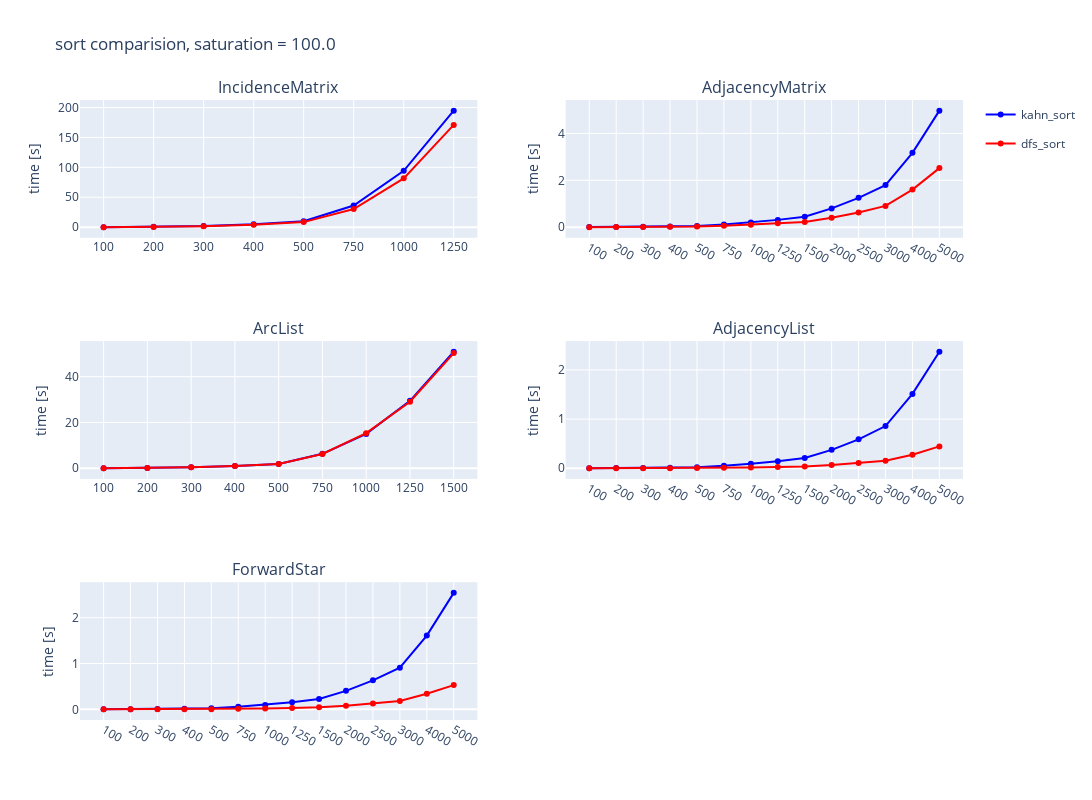
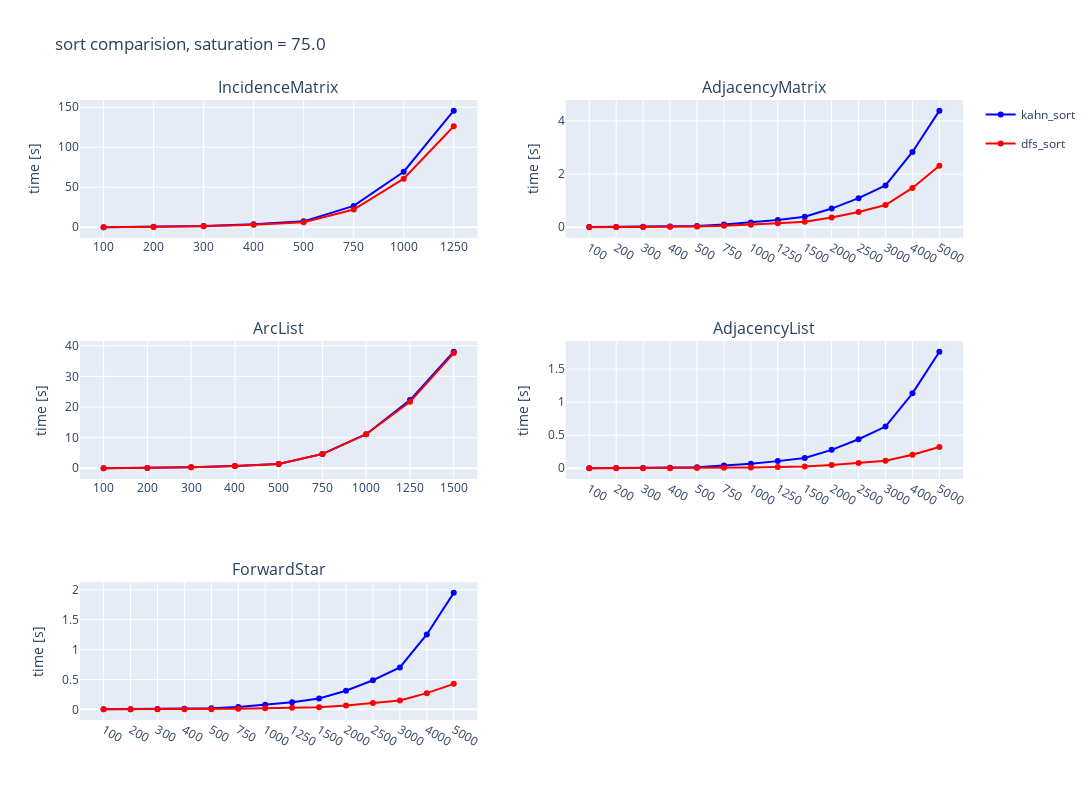
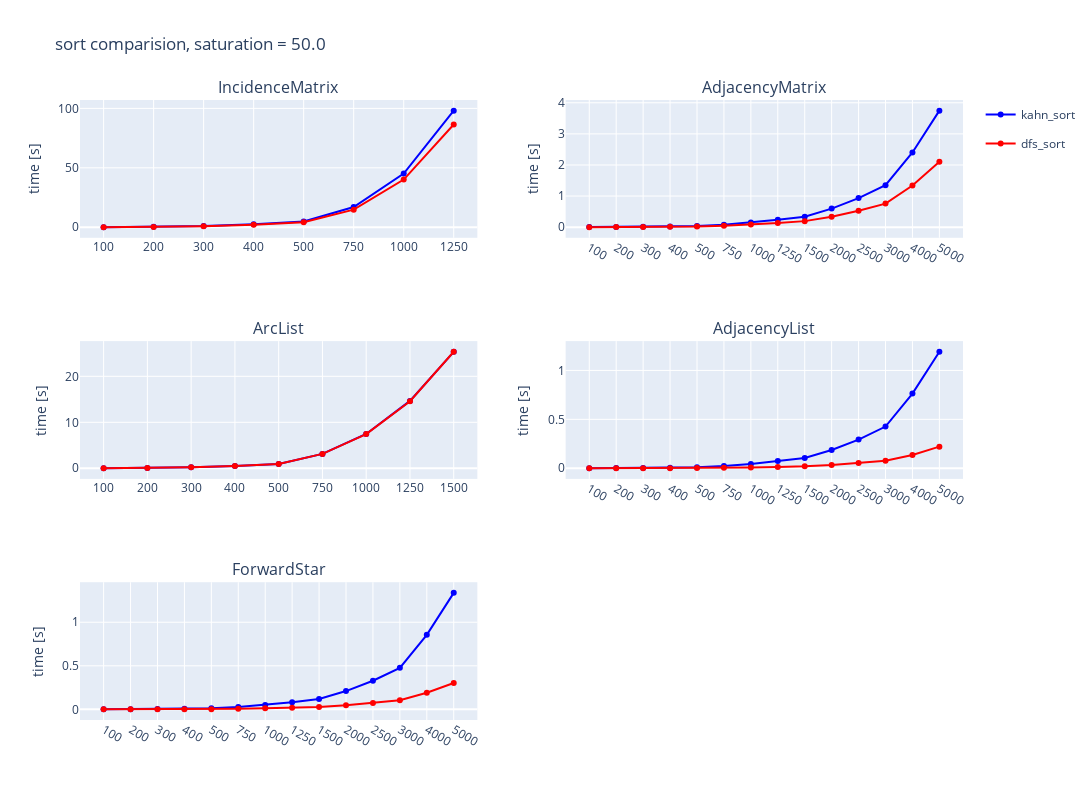
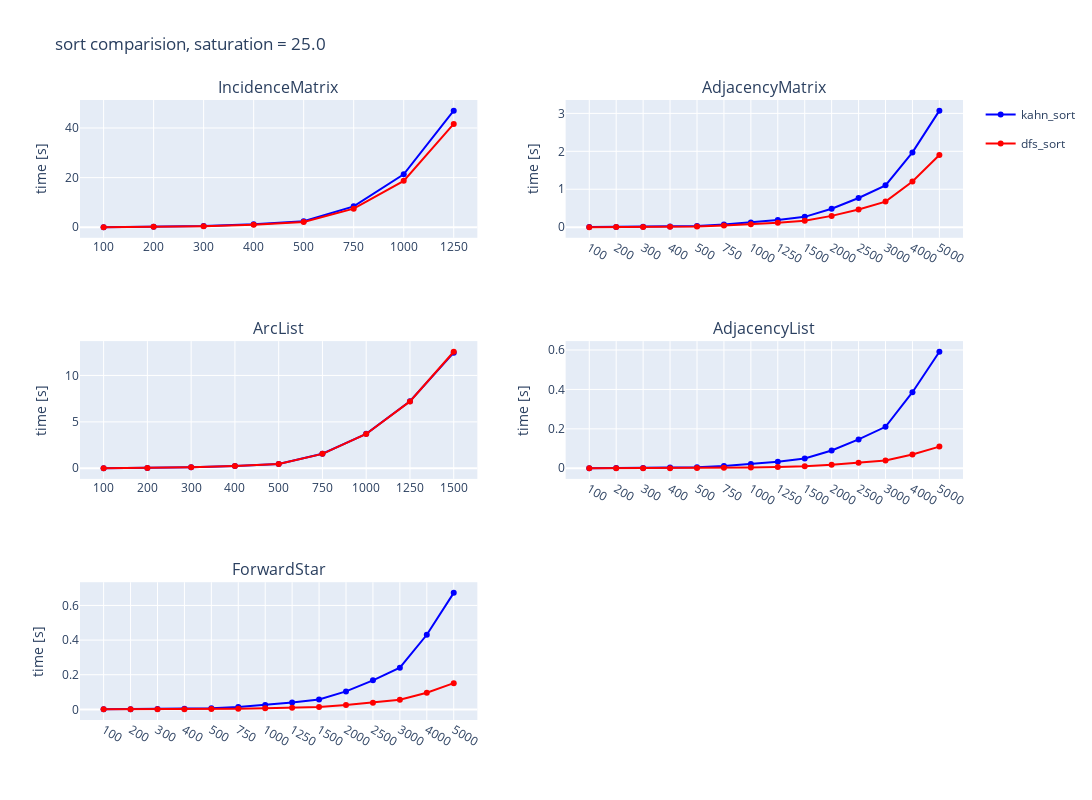

The cell these charts' notebook holds for them, in order:
### Markdown cell above
### Compared topological sorts:

1. Inspired by Kahn algorithm:
    - First we count for each node the number of predecessors
    - We initalize an output list, a number of visited nodes as 0, and a queue containing all vertices that do not have any predecessors
    - While our queue is not empty:
        - Increment visited nodes by one
        - Remove a vertice from queue and add it to the output
        - For each successor of dequeued node:
            - Decrease their number of predecessors by one
            - If the number is now 0 add it to the queue
    - If the number of visisted nodes is diffrent than the number of all nodes it is not possible to sort this graph and an error or message should be returned
    - Otherwise return out output list
2. Making use of DFS (graph coloring):
    - Our code used recursion for this
    - First we initialize a stack as our output and a set for visited nodes
    - Now we iterate over every node:
        - If it was not visited already we call our helper function dfs
    - At the end we return out stack as a list (stack was used for fast pushing new values on the left)

    - Our helper dfs function:
        - It takes the graph, the current node, the set of visited nodes, and the output stack as arguments
        - It adds the node to the visited set
        - For each successors of the node if that successor was not visited it calls dfs again
        - At the end the current node is pushed to the left of the stack

### Code cell
# sort comparision

### Figure 1 — Plotly figure (JSON) as saved in the notebook; plotly's stock layout.template omitted (floating-point values rounded to 4 significant figures)
{"data": [{"legendgroup": "kahn_sort", "marker": {"color": "blue"}, "name": "kahn_sort", "showlegend": true, "text": ["0.072", "0.566", "1.926", "4.84", "9.785", "36.257", "94.156", "194.784"], "type": "scatter", "x": ["100", "200", "300", "400", "500", "750", "1000", "1250"], "xaxis": "x", "y": [0.07161, 0.5664, 1.926, 4.84, 9.785, 36.26, 94.16, 194.8], "yaxis": "y"}, {"legendgroup": "dfs_sort", "marker": {"color": "red"}, "name": "dfs_sort", "showlegend": true, "text": ["0.06", "0.483", "1.637", "4.196", "8.475", "30.302", "81.574", "170.875"], "type": "scatter", "x": ["100", "200", "300", "400", "500", "750", "1000", "1250"], "xaxis": "x", "y": [0.06009, 0.4828, 1.637, 4.196, 8.475, 30.3, 81.57, 170.9], "yaxis": "y"}, {"legendgroup": "kahn_sort", "marker": {"color": "blue"}, "name": "kahn_sort", "showlegend": false, "text": ["0.002", "0.007", "0.016", "0.03", "0.048", "0.11", "0.199", "0.311", "0.447", "0.8", "1.25", "1.794", "3.173", "4.973"], "type": "scatter", "x": ["100", "200", "300", "400", "500", "750", "1000", "1250", "1500", "2000", "2500", "3000", "4000", "5000"], "xaxis": "x2", "y": [0.001972, 0.007161, 0.01643, 0.03013, 0.04807, 0.1101, 0.1986, 0.3105, 0.4469, 0.7996, 1.25, 1.794, 3.173, 4.973], "yaxis": "y2"}, {"legendgroup": "dfs_sort", "marker": {"color": "red"}, "name": "dfs_sort", "showlegend": false, "text": ["0.001", "0.004", "0.009", "0.016", "0.024", "0.056", "0.1", "0.163", "0.226", "0.4", "0.629", "0.908", "1.603", "2.52"], "type": "scatter", "x": ["100", "200", "300", "400", "500", "750", "1000", "1250", "1500", "2000", "2500", "3000", "4000", "5000"], "xaxis": "x2", "y": [0.0009658, 0.003859, 0.008517, 0.01566, 0.02444, 0.05633, 0.09969, 0.1635, 0.2256, 0.3996, 0.6291, 0.9075, 1.603, 2.52], "yaxis": "y2"}, {"legendgroup": "kahn_sort", "marker": {"color": "blue"}, "name": "kahn_sort", "showlegend": false, "text": ["0.016", "0.121", "0.405", "0.959", "1.882", "6.32", "15.004", "29.435", "50.873"], "type": "scatter", "x": ["100", "200", "300", "400", "500", "750", "1000", "1250", "1500"], "xaxis": "x3", "y": [0.01555, 0.1212, 0.4051, 0.959, 1.882, 6.32, 15.0, 29.44, 50.87], "yaxis": "y3"}, {"legendgroup": "dfs_sort", "marker": {"color": "red"}, "name": "dfs_sort", "showlegend": false, "text": ["0.015", "0.12", "0.446", "0.969", "1.845", "6.252", "15.328", "29.053", "50.302"], "type": "scatter", "x": ["100", "200", "300", "400", "500", "750", "1000", "1250", "1500"], "xaxis": "x3", "y": [0.01505, 0.1197, 0.4457, 0.9687, 1.845, 6.252, 15.33, 29.05, 50.3], "yaxis": "y3"}, {"legendgroup": "kahn_sort", "marker": {"color": "blue"}, "name": "kahn_sort", "showlegend": false, "text": ["0.001", "0.003", "0.007", "0.013", "0.021", "0.053", "0.091", "0.145", "0.209", "0.375", "0.588", "0.858", "1.513", "2.37"], "type": "scatter", "x": ["100", "200", "300", "400", "500", "750", "1000", "1250", "1500", "2000", "2500", "3000", "4000", "5000"], "xaxis": "x4", "y": [0.0007148, 0.002931, 0.006534, 0.01272, 0.02076, 0.05289, 0.09069, 0.145, 0.2095, 0.3747, 0.5881, 0.8581, 1.513, 2.37], "yaxis": "y4"}, {"legendgroup": "dfs_sort", "marker": {"color": "red"}, "name": "dfs_sort", "showlegend": false, "text": ["0.0", "0.001", "0.001", "0.002", "0.004", "0.009", "0.016", "0.025", "0.037", "0.067", "0.107", "0.151", "0.274", "0.445"], "type": "scatter", "x": ["100", "200", "300", "400", "500", "750", "1000", "1250", "1500", "2000", "2500", "3000", "4000", "5000"], "xaxis": "x4", "y": [0.0001688, 0.0005429, 0.001339, 0.002316, 0.003749, 0.008947, 0.01599, 0.02545, 0.03713, 0.06661, 0.1071, 0.1515, 0.2739, 0.445], "yaxis": "y4"}, {"legendgroup": "kahn_sort", "marker": {"color": "blue"}, "name": "kahn_sort", "showlegend": false, "text": ["0.001", "0.003", "0.007", "0.014", "0.023", "0.056", "0.098", "0.155", "0.225", "0.404", "0.633", "0.91", "1.61", "2.541"], "type": "scatter", "x": ["100", "200", "300", "400", "500", "750", "1000", "1250", "1500", "2000", "2500", "3000", "4000", "5000"], "xaxis": "x5", "y": [0.0007939, 0.003231, 0.007089, 0.01396, 0.0228, 0.05551, 0.0976, 0.1551, 0.2246, 0.4038, 0.6329, 0.9098, 1.61, 2.541], "yaxis": "y5"}, {"legendgroup": "dfs_sort", "marker": {"color": "red"}, "name": "dfs_sort", "showlegend": false, "text": ["0.0", "0.001", "0.002", "0.003", "0.005", "0.011", "0.02", "0.031", "0.044", "0.082", "0.129", "0.182", "0.339", "0.529"], "type": "scatter", "x": ["100", "200", "300", "400", "500", "750", "1000", "1250", "1500", "2000", "2500", "3000", "4000", "5000"], "xaxis": "x5", "y": [0.0002029, 0.000747, 0.001646, 0.002855, 0.004647, 0.01112, 0.02008, 0.03056, 0.04425, 0.08153, 0.1294, 0.1823, 0.3391, 0.5294], "yaxis": "y5"}], "layout": {"annotations": [{"font": {"size": 16}, "showarrow": false, "text": "IncidenceMatrix", "x": 0.225, "xanchor": "center", "xref": "paper", "y": 1, "yanchor": "bottom", "yref": "paper"}, {"font": {"size": 16}, "showarrow": false, "text": "AdjacencyMatrix", "x": 0.775, "xanchor": "center", "xref": "paper", "y": 1, "yanchor": "bottom", "yref": "paper"}, {"font": {"size": 16}, "showarrow": false, "text": "ArcList", "x": 0.225, "xanchor": "center", "xref": "paper", "y": 0.6111, "yanchor": "bottom", "yref": "paper"}, {"font": {"size": 16}, "showarrow": false, "text": "AdjacencyList", "x": 0.775, "xanchor": "center", "xref": "paper", "y": 0.6111, "yanchor": "bottom", "yref": "paper"}, {"font": {"size": 16}, "showarrow": false, "text": "ForwardStar", "x": 0.225, "xanchor": "center", "xref": "paper", "y": 0.2222, "yanchor": "bottom", "yref": "paper"}], "height": 800, "title": {"text": "sort comparision, saturation = 100.0"}, "width": 1200, "xaxis": {"anchor": "y", "domain": [0, 0.45]}, "xaxis2": {"anchor": "y2", "domain": [0.55, 1]}, "xaxis3": {"anchor": "y3", "domain": [0, 0.45]}, "xaxis4": {"anchor": "y4", "domain": [0.55, 1]}, "xaxis5": {"anchor": "y5", "domain": [0, 0.45]}, "xaxis6": {"anchor": "y6", "domain": [0.55, 1]}, "yaxis": {"anchor": "x", "domain": [0.7778, 1], "title": {"text": "time [s]"}}, "yaxis2": {"anchor": "x2", "domain": [0.7778, 1], "title": {"text": "time [s]"}}, "yaxis3": {"anchor": "x3", "domain": [0.3889, 0.6111], "title": {"text": "time [s]"}}, "yaxis4": {"anchor": "x4", "domain": [0.3889, 0.6111], "title": {"text": "time [s]"}}, "yaxis5": {"anchor": "x5", "domain": [0, 0.2222], "title": {"text": "time [s]"}}, "yaxis6": {"anchor": "x6", "domain": [0, 0.2222]}}}

### Figure 2 — Plotly figure (JSON) as saved in the notebook; plotly's stock layout.template omitted (floating-point values rounded to 4 significant figures)
{"data": [{"legendgroup": "kahn_sort", "marker": {"color": "blue"}, "name": "kahn_sort", "showlegend": true, "text": ["0.055", "0.446", "1.474", "3.693", "7.269", "26.545", "69.365", "145.751"], "type": "scatter", "x": ["100", "200", "300", "400", "500", "750", "1000", "1250"], "xaxis": "x", "y": [0.05456, 0.4459, 1.474, 3.693, 7.269, 26.55, 69.36, 145.8], "yaxis": "y"}, {"legendgroup": "dfs_sort", "marker": {"color": "red"}, "name": "dfs_sort", "showlegend": true, "text": ["0.044", "0.357", "1.212", "3.1", "6.193", "22.069", "60.636", "126.208"], "type": "scatter", "x": ["100", "200", "300", "400", "500", "750", "1000", "1250"], "xaxis": "x", "y": [0.0439, 0.357, 1.212, 3.1, 6.193, 22.07, 60.64, 126.2], "yaxis": "y"}, {"legendgroup": "kahn_sort", "marker": {"color": "blue"}, "name": "kahn_sort", "showlegend": false, "text": ["0.002", "0.006", "0.015", "0.027", "0.041", "0.096", "0.174", "0.272", "0.393", "0.7", "1.092", "1.569", "2.831", "4.386"], "type": "scatter", "x": ["100", "200", "300", "400", "500", "750", "1000", "1250", "1500", "2000", "2500", "3000", "4000", "5000"], "xaxis": "x2", "y": [0.001627, 0.00643, 0.01482, 0.02652, 0.04139, 0.09639, 0.1735, 0.2717, 0.3932, 0.6999, 1.092, 1.569, 2.831, 4.386], "yaxis": "y2"}, {"legendgroup": "dfs_sort", "marker": {"color": "red"}, "name": "dfs_sort", "showlegend": false, "text": ["0.001", "0.003", "0.008", "0.015", "0.022", "0.052", "0.092", "0.149", "0.206", "0.367", "0.573", "0.833", "1.476", "2.313"], "type": "scatter", "x": ["100", "200", "300", "400", "500", "750", "1000", "1250", "1500", "2000", "2500", "3000", "4000", "5000"], "xaxis": "x2", "y": [0.0008819, 0.003471, 0.00805, 0.01453, 0.02229, 0.05152, 0.092, 0.1487, 0.2062, 0.3667, 0.5733, 0.8329, 1.476, 2.313], "yaxis": "y2"}, {"legendgroup": "kahn_sort", "marker": {"color": "blue"}, "name": "kahn_sort", "showlegend": false, "text": ["0.012", "0.091", "0.305", "0.739", "1.383", "4.701", "11.127", "22.259", "38.034"], "type": "scatter", "x": ["100", "200", "300", "400", "500", "750", "1000", "1250", "1500"], "xaxis": "x3", "y": [0.01207, 0.09122, 0.3051, 0.7393, 1.383, 4.701, 11.13, 22.26, 38.03], "yaxis": "y3"}, {"legendgroup": "dfs_sort", "marker": {"color": "red"}, "name": "dfs_sort", "showlegend": false, "text": ["0.011", "0.089", "0.298", "0.709", "1.372", "4.644", "11.108", "21.676", "37.601"], "type": "scatter", "x": ["100", "200", "300", "400", "500", "750", "1000", "1250", "1500"], "xaxis": "x3", "y": [0.0112, 0.08891, 0.2983, 0.7086, 1.372, 4.644, 11.11, 21.68, 37.6], "yaxis": "y3"}, {"legendgroup": "kahn_sort", "marker": {"color": "blue"}, "name": "kahn_sort", "showlegend": false, "text": ["0.001", "0.002", "0.005", "0.009", "0.015", "0.041", "0.068", "0.108", "0.155", "0.278", "0.439", "0.631", "1.133", "1.763"], "type": "scatter", "x": ["100", "200", "300", "400", "500", "750", "1000", "1250", "1500", "2000", "2500", "3000", "4000", "5000"], "xaxis": "x4", "y": [0.0005572, 0.002124, 0.004973, 0.009261, 0.01509, 0.04083, 0.06783, 0.1081, 0.1554, 0.2783, 0.4388, 0.6313, 1.133, 1.763], "yaxis": "y4"}, {"legendgroup": "dfs_sort", "marker": {"color": "red"}, "name": "dfs_sort", "showlegend": false, "text": ["0.0", "0.0", "0.001", "0.002", "0.003", "0.007", "0.012", "0.019", "0.028", "0.05", "0.079", "0.113", "0.204", "0.323"], "type": "scatter", "x": ["100", "200", "300", "400", "500", "750", "1000", "1250", "1500", "2000", "2500", "3000", "4000", "5000"], "xaxis": "x4", "y": [0.0001259, 0.0004282, 0.0009651, 0.001771, 0.00286, 0.006641, 0.01238, 0.0191, 0.02754, 0.04985, 0.07872, 0.1131, 0.2037, 0.3227], "yaxis": "y4"}, {"legendgroup": "kahn_sort", "marker": {"color": "blue"}, "name": "kahn_sort", "showlegend": false, "text": ["0.001", "0.002", "0.006", "0.011", "0.017", "0.041", "0.079", "0.12", "0.181", "0.311", "0.487", "0.7", "1.253", "1.949"], "type": "scatter", "x": ["100", "200", "300", "400", "500", "750", "1000", "1250", "1500", "2000", "2500", "3000", "4000", "5000"], "xaxis": "x5", "y": [0.0006464, 0.00246, 0.005712, 0.01067, 0.01696, 0.04124, 0.07911, 0.1204, 0.1811, 0.311, 0.4871, 0.7002, 1.253, 1.949], "yaxis": "y5"}, {"legendgroup": "dfs_sort", "marker": {"color": "red"}, "name": "dfs_sort", "showlegend": false, "text": ["0.0", "0.001", "0.001", "0.002", "0.004", "0.009", "0.017", "0.026", "0.037", "0.066", "0.106", "0.15", "0.271", "0.427"], "type": "scatter", "x": ["100", "200", "300", "400", "500", "750", "1000", "1250", "1500", "2000", "2500", "3000", "4000", "5000"], "xaxis": "x5", "y": [0.0001769, 0.0006101, 0.00135, 0.002446, 0.003903, 0.009191, 0.01682, 0.02553, 0.03687, 0.06633, 0.1062, 0.1498, 0.2715, 0.4272], "yaxis": "y5"}], "layout": {"annotations": [{"font": {"size": 16}, "showarrow": false, "text": "IncidenceMatrix", "x": 0.225, "xanchor": "center", "xref": "paper", "y": 1, "yanchor": "bottom", "yref": "paper"}, {"font": {"size": 16}, "showarrow": false, "text": "AdjacencyMatrix", "x": 0.775, "xanchor": "center", "xref": "paper", "y": 1, "yanchor": "bottom", "yref": "paper"}, {"font": {"size": 16}, "showarrow": false, "text": "ArcList", "x": 0.225, "xanchor": "center", "xref": "paper", "y": 0.6111, "yanchor": "bottom", "yref": "paper"}, {"font": {"size": 16}, "showarrow": false, "text": "AdjacencyList", "x": 0.775, "xanchor": "center", "xref": "paper", "y": 0.6111, "yanchor": "bottom", "yref": "paper"}, {"font": {"size": 16}, "showarrow": false, "text": "ForwardStar", "x": 0.225, "xanchor": "center", "xref": "paper", "y": 0.2222, "yanchor": "bottom", "yref": "paper"}], "height": 800, "title": {"text": "sort comparision, saturation = 75.0"}, "width": 1200, "xaxis": {"anchor": "y", "domain": [0, 0.45]}, "xaxis2": {"anchor": "y2", "domain": [0.55, 1]}, "xaxis3": {"anchor": "y3", "domain": [0, 0.45]}, "xaxis4": {"anchor": "y4", "domain": [0.55, 1]}, "xaxis5": {"anchor": "y5", "domain": [0, 0.45]}, "xaxis6": {"anchor": "y6", "domain": [0.55, 1]}, "yaxis": {"anchor": "x", "domain": [0.7778, 1], "title": {"text": "time [s]"}}, "yaxis2": {"anchor": "x2", "domain": [0.7778, 1], "title": {"text": "time [s]"}}, "yaxis3": {"anchor": "x3", "domain": [0.3889, 0.6111], "title": {"text": "time [s]"}}, "yaxis4": {"anchor": "x4", "domain": [0.3889, 0.6111], "title": {"text": "time [s]"}}, "yaxis5": {"anchor": "x5", "domain": [0, 0.2222], "title": {"text": "time [s]"}}, "yaxis6": {"anchor": "x6", "domain": [0, 0.2222]}}}

### Figure 3 — Plotly figure (JSON) as saved in the notebook; plotly's stock layout.template omitted (floating-point values rounded to 4 significant figures)
{"data": [{"legendgroup": "kahn_sort", "marker": {"color": "blue"}, "name": "kahn_sort", "showlegend": true, "text": ["0.035", "0.279", "0.98", "2.447", "4.829", "16.915", "45.157", "98.116"], "type": "scatter", "x": ["100", "200", "300", "400", "500", "750", "1000", "1250"], "xaxis": "x", "y": [0.035, 0.2787, 0.9798, 2.447, 4.829, 16.91, 45.16, 98.12], "yaxis": "y"}, {"legendgroup": "dfs_sort", "marker": {"color": "red"}, "name": "dfs_sort", "showlegend": true, "text": ["0.03", "0.238", "0.844", "2.054", "4.126", "14.77", "40.066", "86.461"], "type": "scatter", "x": ["100", "200", "300", "400", "500", "750", "1000", "1250"], "xaxis": "x", "y": [0.02959, 0.2384, 0.8443, 2.054, 4.126, 14.77, 40.07, 86.46], "yaxis": "y"}, {"legendgroup": "kahn_sort", "marker": {"color": "blue"}, "name": "kahn_sort", "showlegend": false, "text": ["0.001", "0.006", "0.012", "0.023", "0.036", "0.081", "0.147", "0.236", "0.336", "0.597", "0.935", "1.351", "2.401", "3.747"], "type": "scatter", "x": ["100", "200", "300", "400", "500", "750", "1000", "1250", "1500", "2000", "2500", "3000", "4000", "5000"], "xaxis": "x2", "y": [0.001421, 0.005515, 0.01246, 0.0229, 0.03596, 0.08148, 0.1467, 0.2359, 0.3355, 0.5966, 0.9348, 1.351, 2.401, 3.747], "yaxis": "y2"}, {"legendgroup": "dfs_sort", "marker": {"color": "red"}, "name": "dfs_sort", "showlegend": false, "text": ["0.001", "0.003", "0.007", "0.013", "0.021", "0.047", "0.084", "0.131", "0.194", "0.337", "0.527", "0.757", "1.341", "2.1"], "type": "scatter", "x": ["100", "200", "300", "400", "500", "750", "1000", "1250", "1500", "2000", "2500", "3000", "4000", "5000"], "xaxis": "x2", "y": [0.0008211, 0.003127, 0.007119, 0.01304, 0.0212, 0.04679, 0.08388, 0.1311, 0.1941, 0.3367, 0.5268, 0.7575, 1.341, 2.1], "yaxis": "y2"}, {"legendgroup": "kahn_sort", "marker": {"color": "blue"}, "name": "kahn_sort", "showlegend": false, "text": ["0.008", "0.061", "0.225", "0.485", "0.948", "3.127", "7.466", "14.65", "25.318"], "type": "scatter", "x": ["100", "200", "300", "400", "500", "750", "1000", "1250", "1500"], "xaxis": "x3", "y": [0.007749, 0.061, 0.2251, 0.4846, 0.9483, 3.127, 7.466, 14.65, 25.32], "yaxis": "y3"}, {"legendgroup": "dfs_sort", "marker": {"color": "red"}, "name": "dfs_sort", "showlegend": false, "text": ["0.008", "0.061", "0.202", "0.478", "0.922", "3.127", "7.447", "14.582", "25.344"], "type": "scatter", "x": ["100", "200", "300", "400", "500", "750", "1000", "1250", "1500"], "xaxis": "x3", "y": [0.007653, 0.06133, 0.2017, 0.4785, 0.9221, 3.127, 7.447, 14.58, 25.34], "yaxis": "y3"}, {"legendgroup": "kahn_sort", "marker": {"color": "blue"}, "name": "kahn_sort", "showlegend": false, "text": ["0.0", "0.001", "0.004", "0.006", "0.01", "0.023", "0.044", "0.074", "0.104", "0.186", "0.293", "0.426", "0.763", "1.191"], "type": "scatter", "x": ["100", "200", "300", "400", "500", "750", "1000", "1250", "1500", "2000", "2500", "3000", "4000", "5000"], "xaxis": "x4", "y": [0.0003898, 0.001448, 0.003879, 0.006295, 0.009975, 0.02349, 0.04408, 0.07377, 0.1045, 0.1865, 0.293, 0.4263, 0.7634, 1.191], "yaxis": "y4"}, {"legendgroup": "dfs_sort", "marker": {"color": "red"}, "name": "dfs_sort", "showlegend": false, "text": ["0.0", "0.0", "0.001", "0.001", "0.002", "0.005", "0.008", "0.013", "0.019", "0.034", "0.053", "0.076", "0.136", "0.221"], "type": "scatter", "x": ["100", "200", "300", "400", "500", "750", "1000", "1250", "1500", "2000", "2500", "3000", "4000", "5000"], "xaxis": "x4", "y": [9.298e-05, 0.000329, 0.00085, 0.001245, 0.002176, 0.004655, 0.008225, 0.01301, 0.01926, 0.03413, 0.05309, 0.07643, 0.1365, 0.2209], "yaxis": "y4"}, {"legendgroup": "kahn_sort", "marker": {"color": "blue"}, "name": "kahn_sort", "showlegend": false, "text": ["0.0", "0.002", "0.004", "0.007", "0.011", "0.028", "0.051", "0.081", "0.118", "0.21", "0.329", "0.477", "0.855", "1.337"], "type": "scatter", "x": ["100", "200", "300", "400", "500", "750", "1000", "1250", "1500", "2000", "2500", "3000", "4000", "5000"], "xaxis": "x5", "y": [0.0004411, 0.001672, 0.004394, 0.007217, 0.0115, 0.02759, 0.05144, 0.08085, 0.1185, 0.2102, 0.3285, 0.4766, 0.8552, 1.337], "yaxis": "y5"}, {"legendgroup": "dfs_sort", "marker": {"color": "red"}, "name": "dfs_sort", "showlegend": false, "text": ["0.0", "0.0", "0.001", "0.002", "0.003", "0.007", "0.012", "0.019", "0.026", "0.047", "0.072", "0.105", "0.19", "0.302"], "type": "scatter", "x": ["100", "200", "300", "400", "500", "750", "1000", "1250", "1500", "2000", "2500", "3000", "4000", "5000"], "xaxis": "x5", "y": [0.0001459, 0.0004759, 0.00107, 0.001809, 0.002829, 0.006704, 0.01187, 0.01861, 0.02643, 0.04651, 0.0723, 0.1049, 0.19, 0.3019], "yaxis": "y5"}], "layout": {"annotations": [{"font": {"size": 16}, "showarrow": false, "text": "IncidenceMatrix", "x": 0.225, "xanchor": "center", "xref": "paper", "y": 1, "yanchor": "bottom", "yref": "paper"}, {"font": {"size": 16}, "showarrow": false, "text": "AdjacencyMatrix", "x": 0.775, "xanchor": "center", "xref": "paper", "y": 1, "yanchor": "bottom", "yref": "paper"}, {"font": {"size": 16}, "showarrow": false, "text": "ArcList", "x": 0.225, "xanchor": "center", "xref": "paper", "y": 0.6111, "yanchor": "bottom", "yref": "paper"}, {"font": {"size": 16}, "showarrow": false, "text": "AdjacencyList", "x": 0.775, "xanchor": "center", "xref": "paper", "y": 0.6111, "yanchor": "bottom", "yref": "paper"}, {"font": {"size": 16}, "showarrow": false, "text": "ForwardStar", "x": 0.225, "xanchor": "center", "xref": "paper", "y": 0.2222, "yanchor": "bottom", "yref": "paper"}], "height": 800, "title": {"text": "sort comparision, saturation = 50.0"}, "width": 1200, "xaxis": {"anchor": "y", "domain": [0, 0.45]}, "xaxis2": {"anchor": "y2", "domain": [0.55, 1]}, "xaxis3": {"anchor": "y3", "domain": [0, 0.45]}, "xaxis4": {"anchor": "y4", "domain": [0.55, 1]}, "xaxis5": {"anchor": "y5", "domain": [0, 0.45]}, "xaxis6": {"anchor": "y6", "domain": [0.55, 1]}, "yaxis": {"anchor": "x", "domain": [0.7778, 1], "title": {"text": "time [s]"}}, "yaxis2": {"anchor": "x2", "domain": [0.7778, 1], "title": {"text": "time [s]"}}, "yaxis3": {"anchor": "x3", "domain": [0.3889, 0.6111], "title": {"text": "time [s]"}}, "yaxis4": {"anchor": "x4", "domain": [0.3889, 0.6111], "title": {"text": "time [s]"}}, "yaxis5": {"anchor": "x5", "domain": [0, 0.2222], "title": {"text": "time [s]"}}, "yaxis6": {"anchor": "x6", "domain": [0, 0.2222]}}}

### Figure 4 — Plotly figure (JSON) as saved in the notebook; plotly's stock layout.template omitted (floating-point values rounded to 4 significant figures)
{"data": [{"legendgroup": "kahn_sort", "marker": {"color": "blue"}, "name": "kahn_sort", "showlegend": true, "text": ["0.017", "0.143", "0.491", "1.196", "2.392", "8.399", "21.321", "47.016"], "type": "scatter", "x": ["100", "200", "300", "400", "500", "750", "1000", "1250"], "xaxis": "x", "y": [0.01734, 0.1426, 0.4915, 1.196, 2.392, 8.399, 21.32, 47.02], "yaxis": "y"}, {"legendgroup": "dfs_sort", "marker": {"color": "red"}, "name": "dfs_sort", "showlegend": true, "text": ["0.015", "0.123", "0.406", "1.009", "2.051", "7.481", "18.695", "41.648"], "type": "scatter", "x": ["100", "200", "300", "400", "500", "750", "1000", "1250"], "xaxis": "x", "y": [0.01472, 0.1225, 0.4059, 1.009, 2.051, 7.481, 18.69, 41.65], "yaxis": "y"}, {"legendgroup": "kahn_sort", "marker": {"color": "blue"}, "name": "kahn_sort", "showlegend": false, "text": ["0.001", "0.005", "0.01", "0.019", "0.03", "0.067", "0.122", "0.188", "0.272", "0.487", "0.769", "1.103", "1.971", "3.073"], "type": "scatter", "x": ["100", "200", "300", "400", "500", "750", "1000", "1250", "1500", "2000", "2500", "3000", "4000", "5000"], "xaxis": "x2", "y": [0.001187, 0.004704, 0.01041, 0.01894, 0.02972, 0.06746, 0.1216, 0.1884, 0.2719, 0.4871, 0.7693, 1.103, 1.971, 3.073], "yaxis": "y2"}, {"legendgroup": "dfs_sort", "marker": {"color": "red"}, "name": "dfs_sort", "showlegend": false, "text": ["0.001", "0.003", "0.006", "0.012", "0.018", "0.044", "0.074", "0.116", "0.167", "0.298", "0.468", "0.674", "1.205", "1.904"], "type": "scatter", "x": ["100", "200", "300", "400", "500", "750", "1000", "1250", "1500", "2000", "2500", "3000", "4000", "5000"], "xaxis": "x2", "y": [0.000731, 0.002815, 0.006494, 0.01161, 0.0183, 0.04409, 0.07436, 0.1162, 0.1672, 0.2977, 0.4678, 0.6741, 1.205, 1.904], "yaxis": "y2"}, {"legendgroup": "kahn_sort", "marker": {"color": "blue"}, "name": "kahn_sort", "showlegend": false, "text": ["0.004", "0.03", "0.102", "0.24", "0.466", "1.57", "3.711", "7.216", "12.454"], "type": "scatter", "x": ["100", "200", "300", "400", "500", "750", "1000", "1250", "1500"], "xaxis": "x3", "y": [0.003812, 0.02982, 0.102, 0.2404, 0.4657, 1.57, 3.711, 7.216, 12.45], "yaxis": "y3"}, {"legendgroup": "dfs_sort", "marker": {"color": "red"}, "name": "dfs_sort", "showlegend": false, "text": ["0.004", "0.03", "0.099", "0.235", "0.461", "1.554", "3.7", "7.202", "12.552"], "type": "scatter", "x": ["100", "200", "300", "400", "500", "750", "1000", "1250", "1500"], "xaxis": "x3", "y": [0.00379, 0.02955, 0.09904, 0.2348, 0.461, 1.554, 3.7, 7.202, 12.55], "yaxis": "y3"}, {"legendgroup": "kahn_sort", "marker": {"color": "blue"}, "name": "kahn_sort", "showlegend": false, "text": ["0.0", "0.001", "0.002", "0.003", "0.005", "0.012", "0.021", "0.034", "0.049", "0.09", "0.147", "0.21", "0.386", "0.591"], "type": "scatter", "x": ["100", "200", "300", "400", "500", "750", "1000", "1250", "1500", "2000", "2500", "3000", "4000", "5000"], "xaxis": "x4", "y": [0.0002103, 0.0007451, 0.001729, 0.003264, 0.005206, 0.01178, 0.02112, 0.03365, 0.04949, 0.09017, 0.1466, 0.2105, 0.3859, 0.5912], "yaxis": "y4"}, {"legendgroup": "dfs_sort", "marker": {"color": "red"}, "name": "dfs_sort", "showlegend": false, "text": ["0.0", "0.0", "0.0", "0.001", "0.001", "0.002", "0.004", "0.007", "0.01", "0.018", "0.028", "0.04", "0.07", "0.11"], "type": "scatter", "x": ["100", "200", "300", "400", "500", "750", "1000", "1250", "1500", "2000", "2500", "3000", "4000", "5000"], "xaxis": "x4", "y": [6.318e-05, 0.000181, 0.0003772, 0.0006759, 0.001059, 0.002395, 0.004259, 0.006809, 0.01004, 0.01794, 0.02825, 0.03973, 0.06974, 0.1098], "yaxis": "y4"}, {"legendgroup": "kahn_sort", "marker": {"color": "blue"}, "name": "kahn_sort", "showlegend": false, "text": ["0.0", "0.001", "0.002", "0.004", "0.006", "0.014", "0.025", "0.04", "0.057", "0.104", "0.167", "0.24", "0.431", "0.673"], "type": "scatter", "x": ["100", "200", "300", "400", "500", "750", "1000", "1250", "1500", "2000", "2500", "3000", "4000", "5000"], "xaxis": "x5", "y": [0.000242, 0.0008759, 0.002098, 0.00378, 0.005941, 0.01397, 0.02491, 0.03958, 0.05726, 0.1037, 0.1674, 0.2404, 0.4308, 0.6727], "yaxis": "y5"}, {"legendgroup": "dfs_sort", "marker": {"color": "red"}, "name": "dfs_sort", "showlegend": false, "text": ["0.0", "0.0", "0.001", "0.001", "0.002", "0.004", "0.006", "0.01", "0.014", "0.025", "0.038", "0.055", "0.096", "0.151"], "type": "scatter", "x": ["100", "200", "300", "400", "500", "750", "1000", "1250", "1500", "2000", "2500", "3000", "4000", "5000"], "xaxis": "x5", "y": [9.394e-05, 0.000262, 0.000551, 0.001014, 0.001581, 0.003639, 0.006279, 0.00982, 0.01387, 0.02491, 0.03818, 0.05537, 0.09621, 0.1513], "yaxis": "y5"}], "layout": {"annotations": [{"font": {"size": 16}, "showarrow": false, "text": "IncidenceMatrix", "x": 0.225, "xanchor": "center", "xref": "paper", "y": 1, "yanchor": "bottom", "yref": "paper"}, {"font": {"size": 16}, "showarrow": false, "text": "AdjacencyMatrix", "x": 0.775, "xanchor": "center", "xref": "paper", "y": 1, "yanchor": "bottom", "yref": "paper"}, {"font": {"size": 16}, "showarrow": false, "text": "ArcList", "x": 0.225, "xanchor": "center", "xref": "paper", "y": 0.6111, "yanchor": "bottom", "yref": "paper"}, {"font": {"size": 16}, "showarrow": false, "text": "AdjacencyList", "x": 0.775, "xanchor": "center", "xref": "paper", "y": 0.6111, "yanchor": "bottom", "yref": "paper"}, {"font": {"size": 16}, "showarrow": false, "text": "ForwardStar", "x": 0.225, "xanchor": "center", "xref": "paper", "y": 0.2222, "yanchor": "bottom", "yref": "paper"}], "height": 800, "title": {"text": "sort comparision, saturation = 25.0"}, "width": 1200, "xaxis": {"anchor": "y", "domain": [0, 0.45]}, "xaxis2": {"anchor": "y2", "domain": [0.55, 1]}, "xaxis3": {"anchor": "y3", "domain": [0, 0.45]}, "xaxis4": {"anchor": "y4", "domain": [0.55, 1]}, "xaxis5": {"anchor": "y5", "domain": [0, 0.45]}, "xaxis6": {"anchor": "y6", "domain": [0.55, 1]}, "yaxis": {"anchor": "x", "domain": [0.7778, 1], "title": {"text": "time [s]"}}, "yaxis2": {"anchor": "x2", "domain": [0.7778, 1], "title": {"text": "time [s]"}}, "yaxis3": {"anchor": "x3", "domain": [0.3889, 0.6111], "title": {"text": "time [s]"}}, "yaxis4": {"anchor": "x4", "domain": [0.3889, 0.6111], "title": {"text": "time [s]"}}, "yaxis5": {"anchor": "x5", "domain": [0, 0.2222], "title": {"text": "time [s]"}}, "yaxis6": {"anchor": "x6", "domain": [0, 0.2222]}}}
